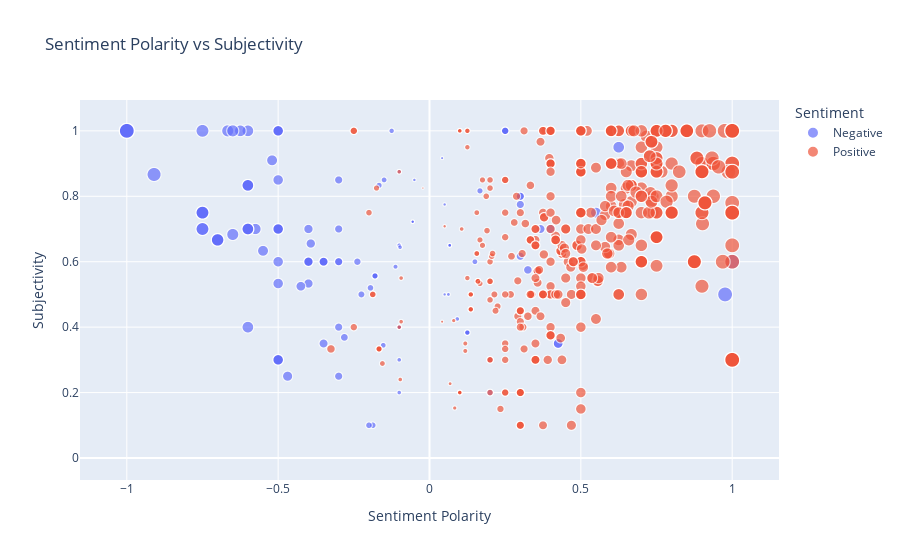

Notebook cell for this chart:
### Markdown cell above
## Sentiment

Another way to look at the data is to see how different words factor into the overall sentiment of a review.  There are different ways to do this, but one way is by using the textblob library (Python has tons of NLP libraries) to compute the sentiment of each review.  Sentiment can be positive (a positive value), negative (a negative value) or neutral (a value at or near 0).  

Interestingly, the sentiment calculated by textblob doesn't align perfectly (though it does generally match up) with the positive/negative label given in the data.  

Let's look at the sentiment vs subjectivity color coded by the sentiment label in the dataset.

### Code cell
#%pip install textblob
import warnings
warnings.filterwarnings("ignore", category=FutureWarning)
from textblob import TextBlob
import plotly.express as px

# Sentiment calculations
df['calc_sentiment'] = df['Review Title'].apply(lambda x: TextBlob(x).sentiment.polarity)
df['subjectivity'] = df['Review Title'].apply(lambda x: TextBlob(x).sentiment.subjectivity)
df['abs_sentiment'] = df['calc_sentiment'].abs()

# Optional: Make sentiment a category to suppress warning
df['Sentiment'] = df['Sentiment'].astype(str)



# scatter plot of sentiment polarity vs subjectivity
fig = px.scatter(
    df,
    x='calc_sentiment',
    y='subjectivity',
    color='Sentiment',
    size='abs_sentiment',
    size_max=15,
    hover_name='Restaurant Name',
    hover_data={'Review Title': True},
    labels={
        'calc_sentiment': 'Sentiment Polarity',
        'subjectivity': 'Subjectivity'
    },
    title='Sentiment Polarity vs Subjectivity'
)

# adjust axis titles and overall height
fig.update_layout(
    xaxis_title='Sentiment Polarity',
    yaxis_title='Subjectivity',
    height=500
)

fig.show()

### Figure 1 — Plotly figure (JSON) as saved in the notebook; plotly's stock layout.template omitted (floating-point values rounded to 4 significant figures; data arrays with more than 128 entries replaced by an {"elided": "..."} marker saying what was removed)
{"data": [{"customdata": {"elided": "265x1 str values"}, "hovertemplate": "<b>%{hovertext}</b><br><br>Sentiment=Negative<br>Sentiment Polarity=%{x}<br>Subjectivity=%{y}<br>abs_sentiment=%{marker.size}<br>Review Title=%{customdata[0]}<extra></extra>", "hovertext": {"elided": "265 str values"}, "legendgroup": "Negative", "marker": {"color": "#636efa", "size": {"elided": "265 float values"}, "sizemode": "area", "sizeref": 0.004444, "symbol": "circle"}, "mode": "markers", "name": "Negative", "showlegend": true, "type": "scattergl", "x": {"elided": "265 float values"}, "xaxis": "x", "y": {"elided": "265 float values"}, "yaxis": "y"}, {"customdata": {"elided": "1237x1 str values"}, "hovertemplate": "<b>%{hovertext}</b><br><br>Sentiment=Positive<br>Sentiment Polarity=%{x}<br>Subjectivity=%{y}<br>abs_sentiment=%{marker.size}<br>Review Title=%{customdata[0]}<extra></extra>", "hovertext": {"elided": "1237 str values"}, "legendgroup": "Positive", "marker": {"color": "#EF553B", "size": {"elided": "1237 float values"}, "sizemode": "area", "sizeref": 0.004444, "symbol": "circle"}, "mode": "markers", "name": "Positive", "showlegend": true, "type": "scattergl", "x": {"elided": "1237 float values"}, "xaxis": "x", "y": {"elided": "1237 float values"}, "yaxis": "y"}], "layout": {"autosize": true, "legend": {"itemsizing": "constant", "title": {"text": "Sentiment"}, "tracegroupgap": 0}, "title": {"text": "Sentiment Polarity vs Subjectivity"}, "xaxis": {"anchor": "y", "autorange": true, "domain": [0, 1], "range": [-1, 6], "title": {"text": "Sentiment Polarity"}}, "yaxis": {"anchor": "x", "autorange": true, "domain": [0, 1], "range": [-1, 4], "title": {"text": "Subjectivity"}}}}
